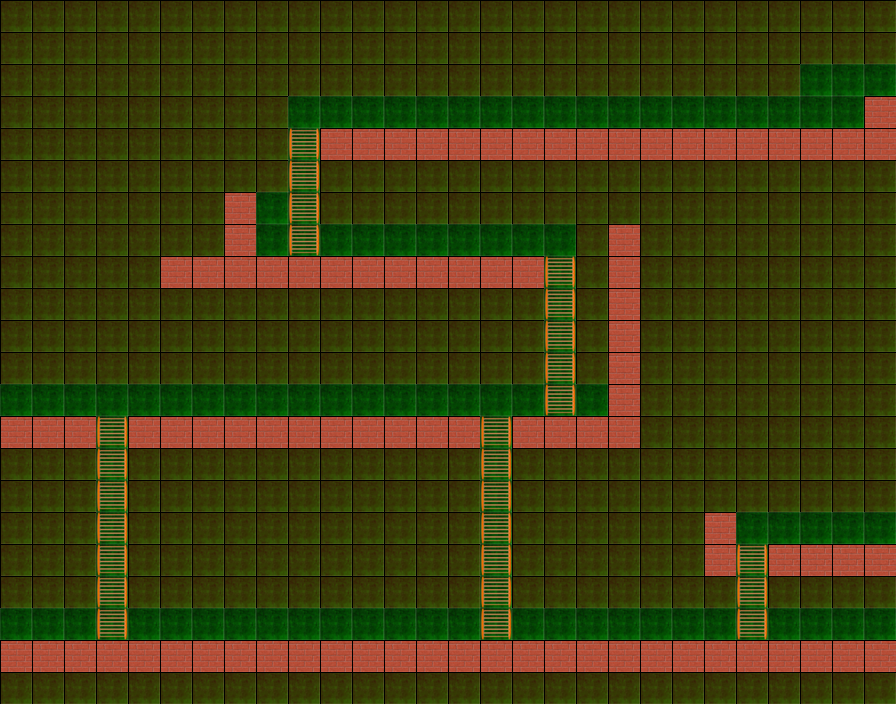

Rendered tile map (Tiled .tmx) drawn with the repository's tilesets; below, a short description and the map source with its tile grids summarised:
An orthogonal 28x22 tile map with 32x32 px tiles, 4 tile layers (bg, block, meta, track), 5 tilesets and 2 objects (SpawnPoint, MonsterObj).

<map version="1.0" orientation="orthogonal" width="28" height="22" tilewidth="32" tileheight="32">
 <tileset firstgid="1" name="CodeRunner_Tiled" tilewidth="32" tileheight="32">
  <image source="CodeRunner_Tiled.png" width="64" height="64" />
  <tile id="1">
   <properties>
    <property name="isTrack" value="1" />
   </properties>
  </tile>
  <tile id="2">
   <properties>
    <property name="goldTiled" value="1" />
   </properties>
  </tile>
  <tile id="3">
   <properties>
    <property name="blockTiled" value="1" />
   </properties>
  </tile>
 </tileset>
 <tileset firstgid="5" name="meta_tiles" tilewidth="32" tileheight="32">
  <image source="meta_tiles.png" width="67" height="34" />
  <tile id="0">
   <properties>
    <property name="canFalling" value="1" />
   </properties>
  </tile>
  <tile id="1">
   <properties>
    <property name="canCollection" value="1" />
   </properties>
  </tile>
 </tileset>
 <tileset firstgid="7" name="pic1" tilewidth="32" tileheight="32">
  <image source="pic1.png" width="128" height="128" />
 </tileset>
 <tileset firstgid="23" name="game_bg" tilewidth="32" tileheight="32">
  <image source="game_bg.png" width="895" height="702" />
 </tileset>
 <tileset firstgid="590" name="tizi" tilewidth="32" tileheight="32">
  <image source="tizi.png" width="32" height="32" />
  <tile id="0">
   <properties>
    <property name="isTrack" value="1" />
   </properties>
  </tile>
 </tileset>
 <layer name="bg" width="28" height="22">
  <data>[616 cells, 616 non-empty, 1 distinct tile ids]</data>
 </layer>
 <layer name="block" width="28" height="22">
  <data>[616 cells, 91 non-empty, 1 distinct tile ids]</data>
 </layer>
 <objectgroup name="gamePlayer" width="28" height="22">
  <object name="SpawnPoint" x="192" y="544" width="32" height="32" />
  <object name="MonsterObj" x="832" y="64" width="32" height="32" />
 </objectgroup>
 <layer name="meta" width="28" height="22">
  <data>[616 cells, 511 non-empty, 1 distinct tile ids]</data>
 </layer>
 <layer name="track" width="28" height="22">
  <data>[616 cells, 26 non-empty, 1 distinct tile ids]</data>
 </layer>
</map>
